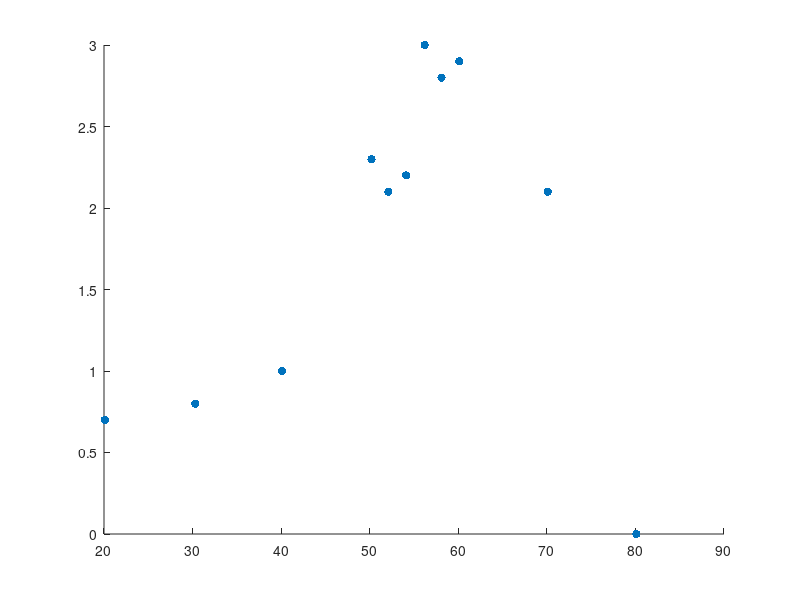

Here is the MATLAB script that generated this plot: (Note: this script raises an error after producing the figure.)

sudut_refleksi = [20.1; 30.3; 40.1; 50.2; 52.1; 54.1; 56.2; 58.1; 60.1; 70.1; 80.1];
tegangan = [0.7 0.8 1.0 2.3 2.1 2.2 3.0 2.8 2.9 2.1 0];

figure
scatter(sudut_refleksi,tegangan, 36, 'filled')
hold on
errorbar(sudut_refleksi, tegangan, 0.2, 'LineStyle','none', 'Color','red', 'LineWidth', 1)
xlabel('sudut_refleksi(derajat)')
ylabel('tegangan(mV)')



theta=4/9*pi;
n2=1;
n1=tan(theta)*n2
print
